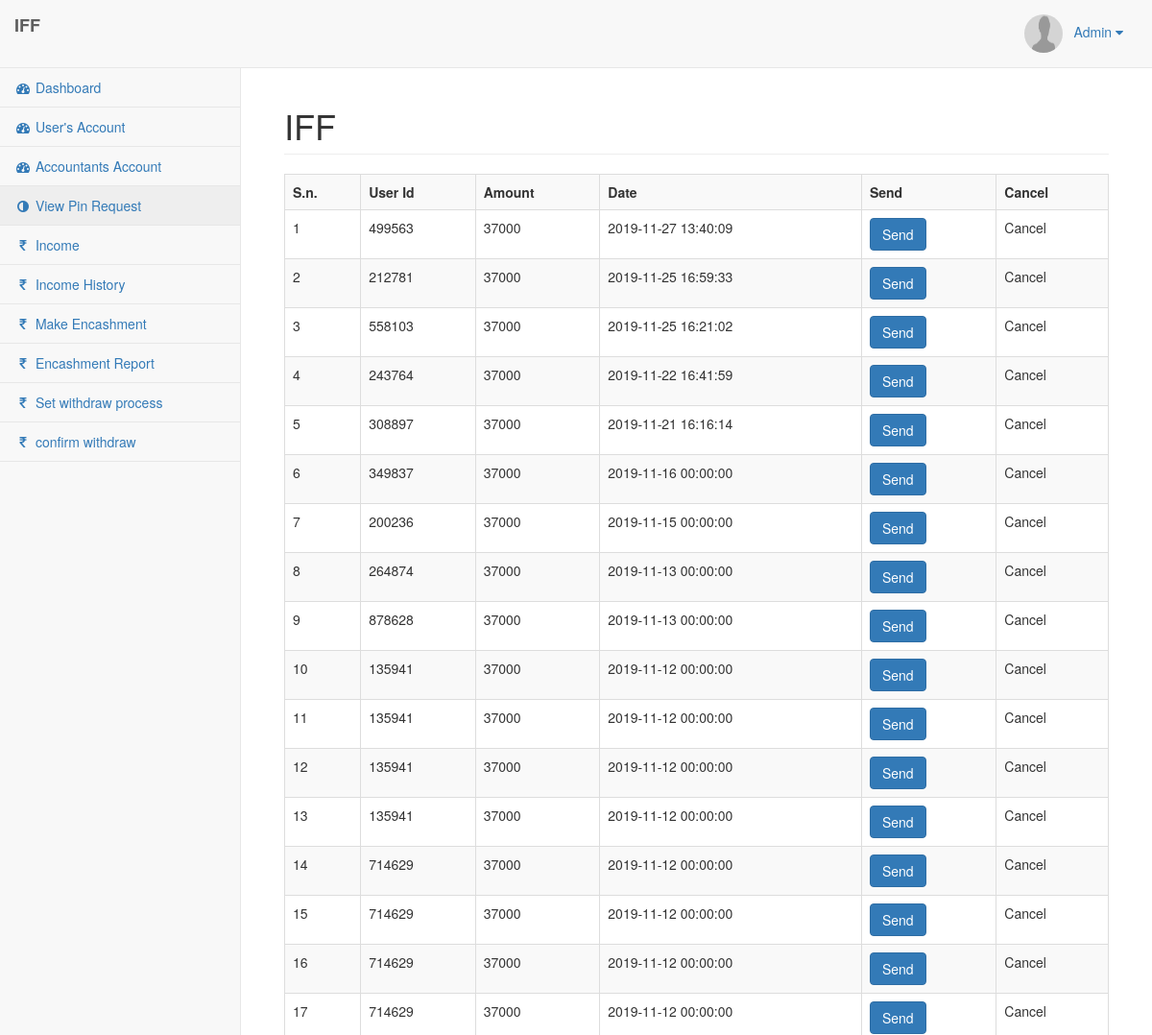
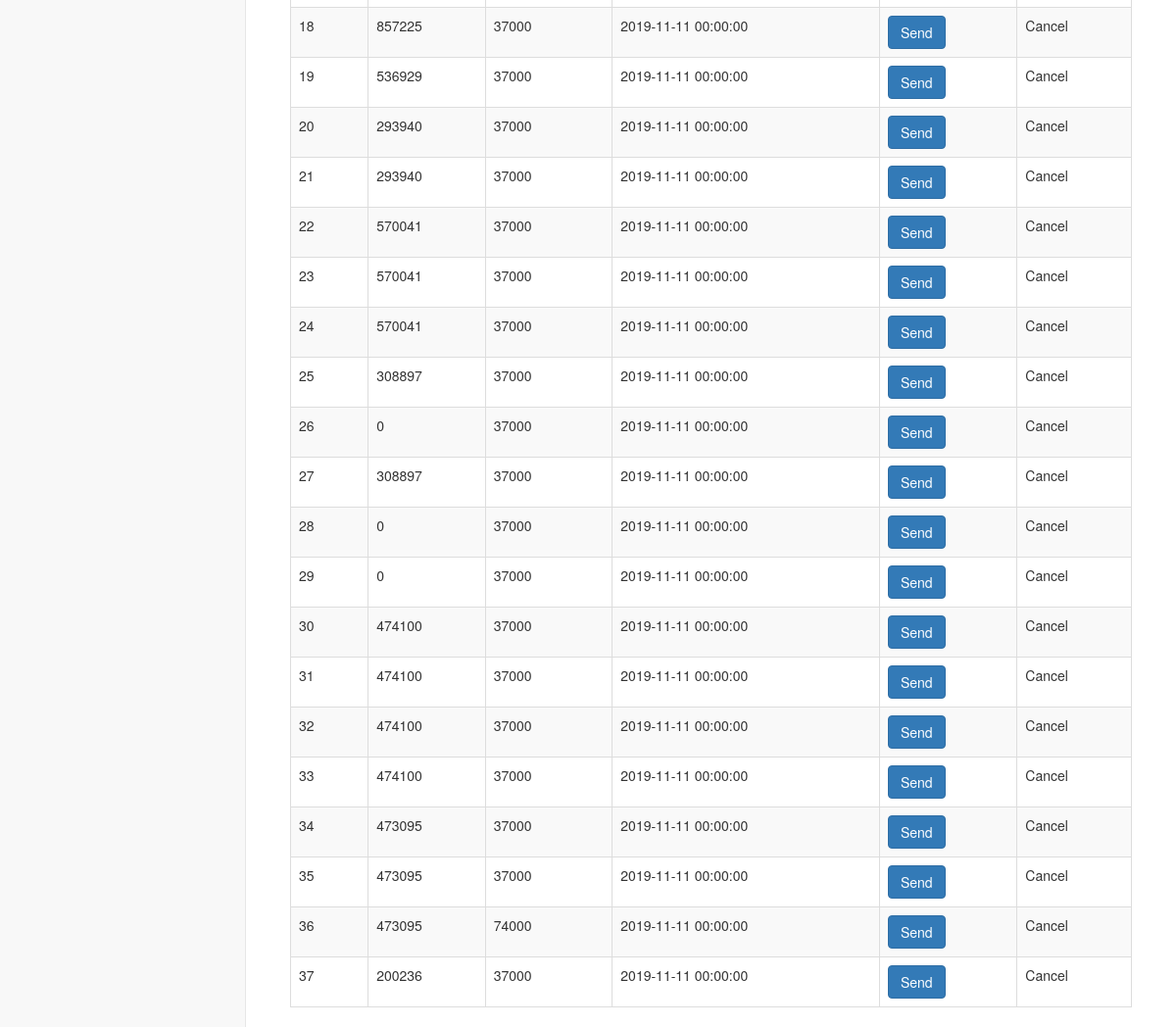
The app's page /admin/view-pin-request.php (signed in) with its own data (2 pictures, top to bottom).
### tables this page shows
CREATE TABLE `pin_request` (
  `id` int(11) NOT NULL,
  `userident` int(11) NOT NULL,
  `amount` int(11) NOT NULL,
  `created_at` datetime NOT NULL DEFAULT CURRENT_TIMESTAMP,
  `updated_at` datetime NOT NULL DEFAULT CURRENT_TIMESTAMP,
  `status` enum('open','close') NOT NULL DEFAULT 'open'
);

### admin/view-pin-request.php (the view, shortened to what this page needs)
<?php
include 'php-includes/connect.php';
$userident = $_SESSION['userident'];
?>
<!DOCTYPE html>
<html lang="en">
<head>
    <link href="vendor/bootstrap/css/bootstrap.min.css" rel="stylesheet">
    <link href="vendor/metisMenu/metisMenu.min.css" rel="stylesheet">
    <link href="dist/css/sb-admin-2.css" rel="stylesheet">
    <link href="vendor/font-awesome/css/font-awesome.min.css" rel="stylesheet" type="text/css">
</head>
<body>
    <div id="wrapper">
        <?php include 'php-includes/menu.php'; ?>
        <div id="page-wrapper">
            <div class="container-fluid">
                <div class="row">
                    <div class="col-lg-12">
                        <h1 class="page-header">IFF</h1>
                    </div>
                </div>
                <div class="row">
                    <div class="col-lg-12">
                        <div class="table-responsive">
                            <table class="table table-striped table-bordered">
                                <tr>
                                    <th>S.n.</th>
                                    <th>User Id</th>
                                    <th>Amount</th>
                                    <th>Date</th>
                                    <th>Send</th>
                                    <th>Cancel</th>
                                </tr>
                                <?php
                                    $query = mysqli_query($con, "select * from pin_request where status='open' Order By id DESC");
                                    if (mysqli_num_rows($query) > 0) {
                                        $i = 1;
                                        while ($row = mysqli_fetch_array($query)) {
                                            $userident = $row['userident'];
                                            $amount = $row['amount'];
                                            $date = $row['created_at']; ?>
                                <tr>
                                    <td><?php echo $i; ?></td>
                                    <td><?php echo $userident; ?></td>
                                    <td><?php echo $amount; ?></td>
                                    <td><?php echo $date; ?></td>
                                    <form method="post">
                                        <td><input type="submit" name="send" value="Send" class="btn btn-primary"></td>
                                    </form>
                                    <td>Cancel</td>
                                </tr>
                                <?php
                                            ++$i;
                                        }
                                    } else {
                                        ?>
                                <tr>
                                    <td colspan="6" align="center">You have no pin request.</td>
                                </tr>
                                <?php
                                    }
                                ?>
                            </table>
                        </div>
                    </div>
                </div>
            </div>
        </div>
    </div>
</body>
</html>

### admin/php-includes/menu.php (shortened to what this page needs)
<?php
include('php-includes/connect.php');
$query = mysqli_query($con,"select * from admin where userident='$userident'");
$result = mysqli_fetch_array($query);
?>
<nav class="navbar navbar-default navbar-static-top" role="navigation" style="margin-bottom: 0">
            <div class="navbar-header">
                <a class="navbar-brand" href="#"><b>IFF</b></a>
            </div>
            <ul class="nav navbar-top-links navbar-right">
                <li class="dropdown">
                    <a class="dropdown-toggle" data-toggle="dropdown" href="#">
                    <img src="../uploads/<?php echo  $result['picture']; ?>" class="user-image" alt="User Image" style="border-radius: 50%;" width="40px" height="40px"></i>&nbsp;&nbsp;&nbsp;<?php echo $result['Names']?> <i class="fa fa-caret-down"></i>
                    </a>
                </li>
            </ul>
            <br/>
            <div class="navbar-default sidebar" role="navigation">
                <div class="sidebar-nav navbar-collapse">
                    <ul class="nav" id="side-menu">
                        <li>
                            <a href="home.php"><i class="fa fa-dashboard fa-fw"></i> Dashboard</a>
                        </li>
                        <li>
                            <a href="users.php"><i class="fa fa-dashboard fa-fw"></i> User's Account</a>
                        </li>
                        <li>
                            <a href="accountant.php"><i class="fa fa-dashboard fa-fw"></i> Accountants Account</a>
                        </li>
                        <li>
                            <a href="view-pin-request.php"><i class="fa fa-adjust fa-fw"></i> View Pin Request</a>
                        </li>
                        <li>
                            <a href="income.php"><i class="fa fa-rupee fa-fw"></i> Income</a>
                        </li>
                        <li>
                            <a href="income-history.php"><i class="fa fa-rupee fa-fw"></i> Income History</a>
                        </li>
                        <li>
                            <a href="payment.php"><i class="fa fa-rupee fa-fw"></i> Make Encashment</a>
                        </li>
                        <li>
                            <a href="report.php"><i class="fa fa-rupee fa-fw"></i> Encashment Report</a>
                        </li>
                        <li>
                            <a href="set.php"><i class="fa fa-rupee fa-fw"></i> Set withdraw process</a>
                        </li>
                         <li>
                            <a href="withdraw.php"><i class="fa fa-rupee fa-fw"></i> confirm withdraw</a>
                        </li>
                    </ul>
                </div>
            </div>
        </nav>

### records on screen
pin_request: userident "499563", amount "37000", created_at "2019-11-27 13:40:09"
pin_request: userident "212781", amount "37000", created_at "2019-11-25 16:59:33"
pin_request: userident "558103", amount "37000", created_at "2019-11-25 16:21:02"
pin_request: userident "243764", amount "37000", created_at "2019-11-22 16:41:59"
pin_request: userident "308897", amount "37000", created_at "2019-11-21 16:16:14"
pin_request: userident "349837", amount "37000", created_at "2019-11-16 00:00:00"
pin_request: userident "200236", amount "37000", created_at "2019-11-15 00:00:00"
pin_request: userident "264874", amount "37000", created_at "2019-11-13 00:00:00"
pin_request: userident "878628", amount "37000", created_at "2019-11-13 00:00:00"
pin_request: userident "135941", amount "37000", created_at "2019-11-12 00:00:00"
pin_request: userident "135941", amount "37000", created_at "2019-11-12 00:00:00"
pin_request: userident "135941", amount "37000", created_at "2019-11-12 00:00:00"
pin_request: userident "135941", amount "37000", created_at "2019-11-12 00:00:00"
pin_request: userident "714629", amount "37000", created_at "2019-11-12 00:00:00"
pin_request: userident "714629", amount "37000", created_at "2019-11-12 00:00:00"
pin_request: userident "714629", amount "37000", created_at "2019-11-12 00:00:00"
pin_request: userident "714629", amount "37000", created_at "2019-11-12 00:00:00"
pin_request: userident "857225", amount "37000", created_at "2019-11-11 00:00:00"
pin_request: userident "536929", amount "37000", created_at "2019-11-11 00:00:00"
pin_request: userident "293940", amount "37000", created_at "2019-11-11 00:00:00"
pin_request: userident "293940", amount "37000", created_at "2019-11-11 00:00:00"
pin_request: userident "570041", amount "37000", created_at "2019-11-11 00:00:00"
pin_request: userident "570041", amount "37000", created_at "2019-11-11 00:00:00"
pin_request: userident "570041", amount "37000", created_at "2019-11-11 00:00:00"
pin_request: userident "308897", amount "37000", created_at "2019-11-11 00:00:00"
pin_request: userident "0", amount "37000", created_at "2019-11-11 00:00:00"
pin_request: userident "308897", amount "37000", created_at "2019-11-11 00:00:00"
pin_request: userident "0", amount "37000", created_at "2019-11-11 00:00:00"
pin_request: userident "0", amount "37000", created_at "2019-11-11 00:00:00"
pin_request: userident "474100", amount "37000", created_at "2019-11-11 00:00:00"
pin_request: userident "474100", amount "37000", created_at "2019-11-11 00:00:00"
pin_request: userident "474100", amount "37000", created_at "2019-11-11 00:00:00"
pin_request: userident "474100", amount "37000", created_at "2019-11-11 00:00:00"
pin_request: userident "473095", amount "37000", created_at "2019-11-11 00:00:00"
pin_request: userident "473095", amount "37000", created_at "2019-11-11 00:00:00"
pin_request: userident "473095", amount "74000", created_at "2019-11-11 00:00:00"
pin_request: userident "200236", amount "37000", created_at "2019-11-11 00:00:00"

### other values on screen
$result['Names'] "Admin"
